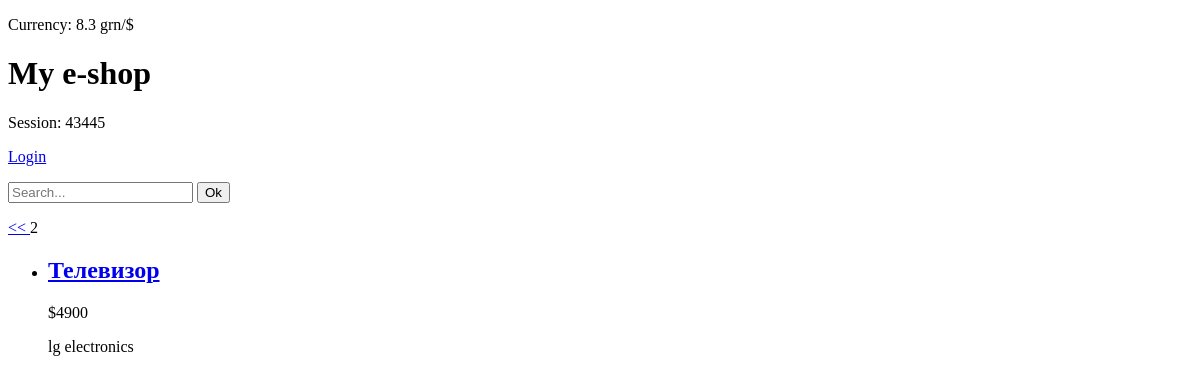
Before: /?page=2 with the older database file.
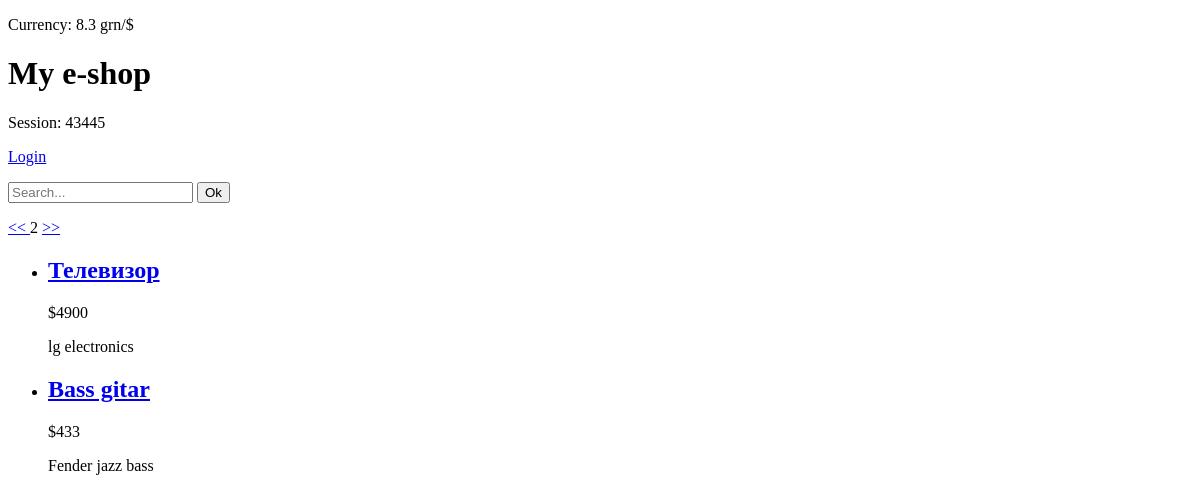
After: the same page with the newer database file.
### products/models.py (models this page shows, shortened)
class Product(models.Model):
    name = models.CharField("Назва", max_length=20)
    price = models.PositiveIntegerField("Цiна")
    desc = models.TextField("Опис")
    is_avaiable = models.BooleanField(default=True)
    objects = models.Manager()
    available = OnlyAvailable()
    class Meta:
        verbose_name_plural = 'Товари'

### products/views.py (the view)
# urls.py: url(r'^$', index, name='index'),
def index(request):
    all_products = Product.available.all()
    if 'k' not in request.session:
        request.session['k'] = randint(1000, 100000)
    if 'q' in request.GET:
        all_products = all_products.filter(name__contains=request.GET['q'])
    product = Paginator(all_products, 2).page(request.GET.get('page',1))
    return render(request, 'index.html', {
            'products' : product,
            'q':request.GET.get('q',''),
            'k':request.session['k']
    } )

### products/context_proccessor.py (called while the page is built)
def get_rate(request):
    return {'rate' : 8.3 }

### products/models.py (called while the page is built)
    def get_queryset(self):
        return super(OnlyAvailable, self).get_queryset().filter(is_avaiable=True)

### products/templates/index.html (shortened to what this page needs)
<!DOCTYPE html>
<html lang="en">
<head>
</head>
<body>
<p> Currency: {{rate}} grn/$ </p>
{% block content%}
<h1>My e-shop</h1>
<p>Session: {{k}}</p>
{% if user.is_authenticated %}
{{user}} <a href="{% url 'logout' %}">Logout</a>
{% else %}
<a href="login">Login</a>
{% endif %}
<p>
    <form method="get">
        <input type="text" placeholder="Search..." name="q">
        <input type="submit" value="Ok">
    </form>
</p>
<p>{% if products.has_previous %}
    <a href="/?page={{products.previous_page_number}}{%if q%}&amp;q={{q}} {% endif %}"> << </a>
    {% endif %}
     {{products.number}}
    {% if products.has_next %}
     <a href="/?page={{products.next_page_number}}{% if q %}&amp;q={{q}} {% endif %}"> >> </a>
    {% endif %}
</p>
<ul>
    {% for product in products %}
        <li>
            <h2><a href="/products/detail/{{product.pk}}">{{product.name}}</a></h2>
            <p>${{product.price}}</p>
            <p>{{product.desc}}</p>
        </li>
    {% empty %}
    Nothing was found...
    {%endfor%}
</ul>
{% endblock %}
</body>
</html>

Changed rows visible on the page:
added Product: name "Bass gitar", price "433", desc "Fender jazz bass"
